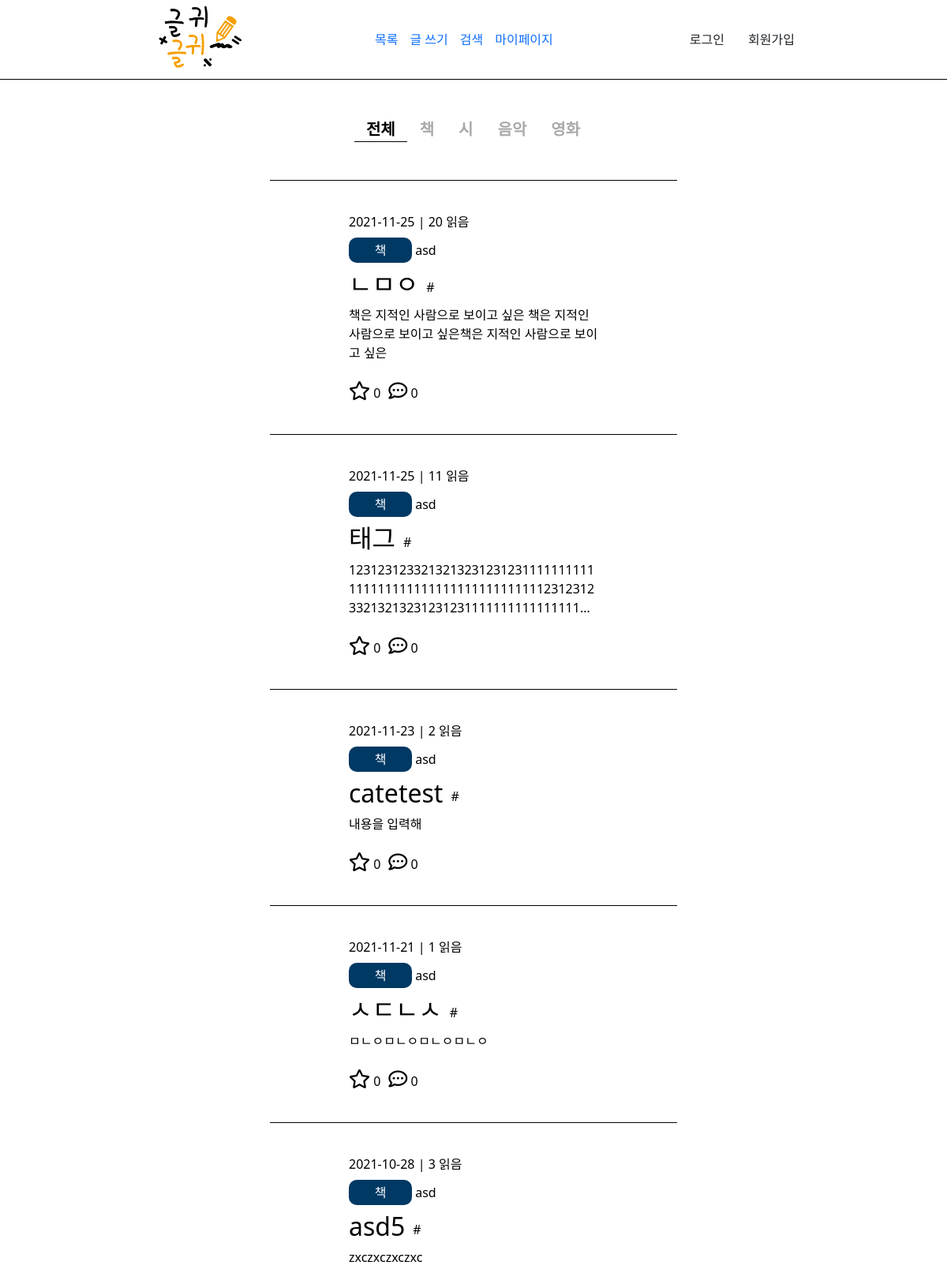
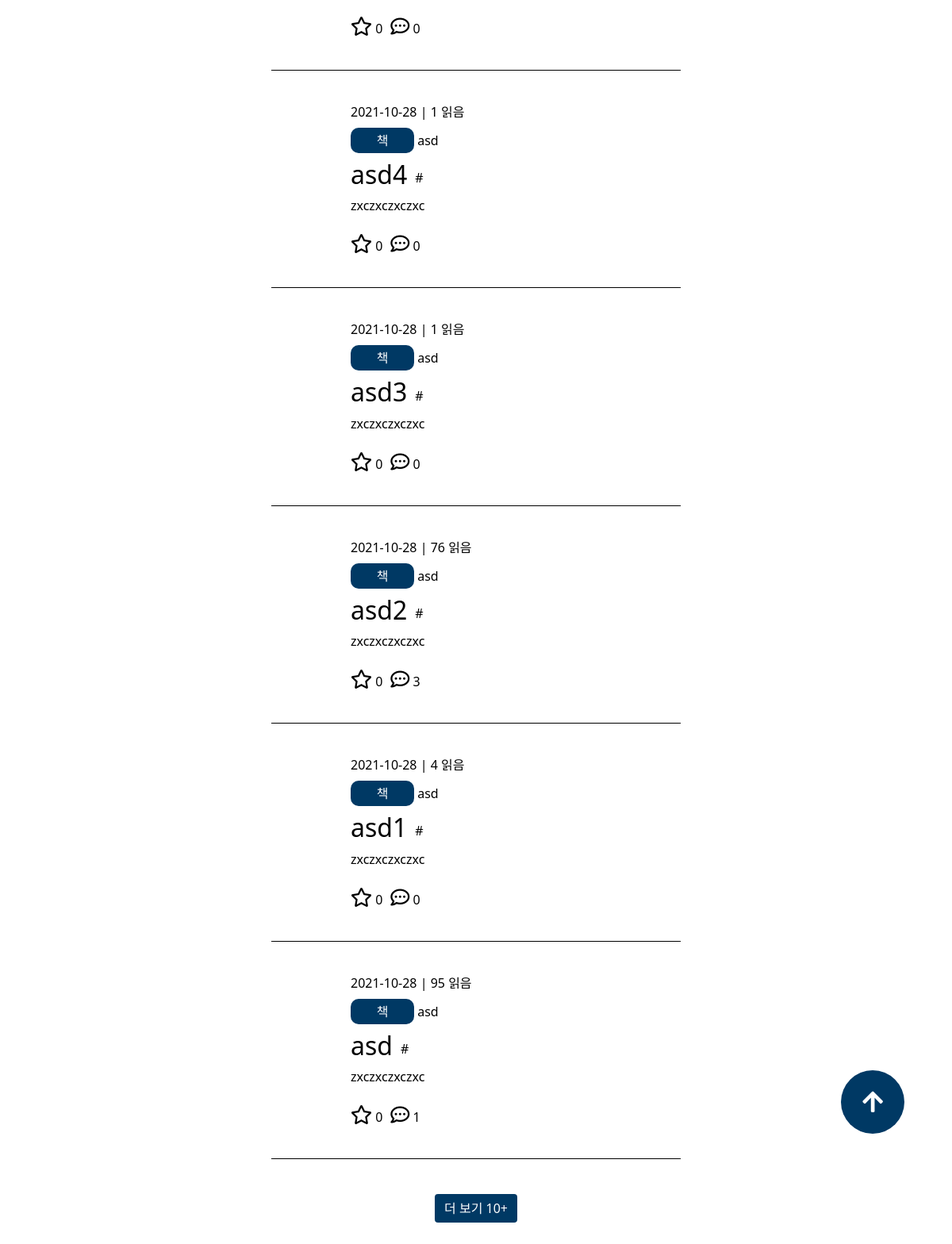
The app's page /list, older data (2 pictures, top to bottom).
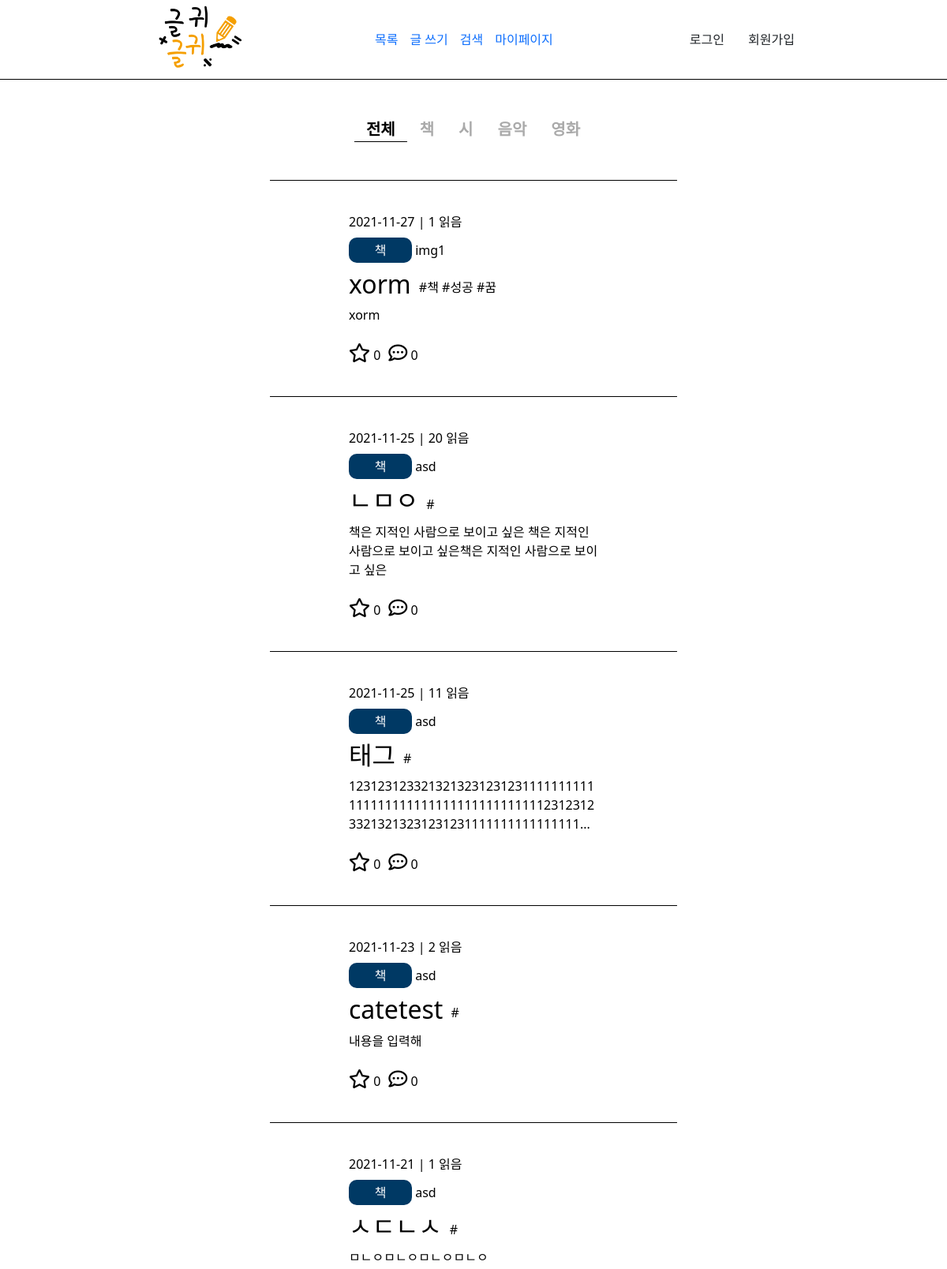
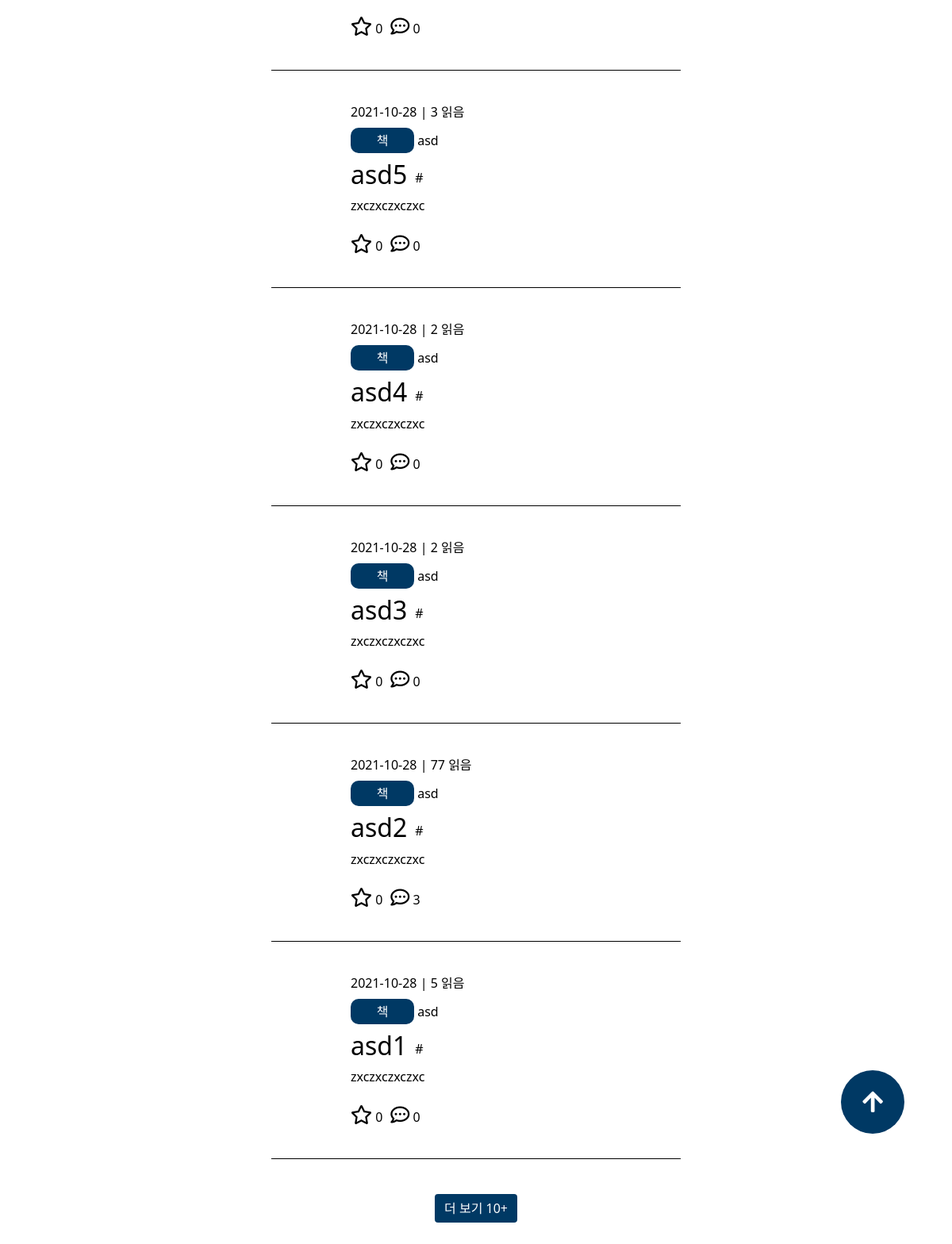
The same page, newer data (2 pictures, top to bottom).
### tables this page shows
CREATE TABLE `list` (
  `id` int(11) NOT NULL,
  `title` varchar(100) NOT NULL,
  `content` varchar(400) NOT NULL,
  `copy` varchar(50) NOT NULL,
  `cate` varchar(100) NOT NULL,
  `tag` varchar(200) DEFAULT NULL,
  `writer` varchar(50) NOT NULL,
  `writedate` datetime NOT NULL DEFAULT current_timestamp(),
  `viewcnt` int(10) NOT NULL DEFAULT 0,
  `sug` int(10) NOT NULL DEFAULT 0,
  `recnt` int(10) NOT NULL DEFAULT 0
);

### src/helper.php (called while the page is built, shortened)
<?php
    function view($page, $list = [], $list1 = [], $list2 = []) {
        require VIEW."/header.php";
        require VIEW."/$page.php";
        exit;
    }

### src/Controller/ViewController.php (called while the page is built, shortened)
<?php
    class ViewController {
        static function list() {
            $list = DB::fetchAll("SELECT * FROM list ORDER BY id DESC LIMIT 0, 10");
            view('list', $list);
        }
    }

### src/web.php (called while the page is built, shortened)
<?php
    Route::start();

### public/index.php (called while the page is built, shortened)
<?php
    require SRC."/helper.php";
    require SRC."/web.php";

### src/App/DB.php (called while the page is built, shortened)
<?php
    class DB {
        static $db = null;
        static function getDB() {
            if(self::$db == null) {
                self::$db = new \PDO("mysql:host=localhost; dbname=geulgwi; charset=utf8mb4", "root", "", [
                    19=>5,
                    3=>2
                ]);
            }
            return self::$db;
        }
        static function query($sql, $data = []) {
            $q = self::getDB()->prepare($sql, $data);
            $q->execute($data);
            return $q;
        }
        static function fetchAll($sql, $data = []) {
            return self::query($sql, $data)->fetchAll();
        }
    }

### src/View/list.php (the view, shortened to what the changed rows need)
    <header>
        <div class="box">
            <div class="logo">
                <a href="/"><img src="./resource/img/logo.png" alt="로고" title="로고"></a>
            </div>
            <nav>
                <ul style="margin: 0; padding: 0;">
                    <li><a href="/list">목록</a></li>
                    <li><a href="/write">글 쓰기</a></li>
                    <li><a href="/search">검색</a></li>
                    <li><a href="/mypage">마이페이지</a></li>
                </ul>
            </nav>
            <div class="ect">
                <?php if(isset($_SESSION['user'])) : ?>
                    <a href="/logout" class="btn logout">로그아웃</a>
                    <a href="/mypage" class="btn"><?= $_SESSION['user']->id ?></a>
                <?php else : ?>
                    <a href="/login" class="btn login">로그인</a>
                    <a href="/register" class="btn register">회원가입</a>
                <?php endif; ?>
            </div>
        </div>
    </header>
    <section>
        <div class="container" id="list">
            <div class="cate my-5">
                <div class="cates act">전체</div>
                <div class="cates">책</div>
                <div class="cates">시</div>
                <div class="cates">음악</div>
                <div class="cates">영화</div>
            </div>
            <div class="list mb-5">
                <?php foreach($list as $item) : ?>
                    <div class="item">
                        <a href="/view?id=<?= $item->id ?>" target="_blank">
                            <div class="info">
                                <?= explode(" ", $item->writedate)[0] ?> | <?= $item->viewcnt ?> 읽음
                            </div>
                            <div class="cateinfo my-2">
                                <span class="pan"><?= $item->cate ?></span> <?= $item->writer ?>
                            </div>
                            <div style="display:flex; align-items:center;">
                                <h2 style="margin-right:10px"><?= $item->title ?></h2>
                                <?php
                                    $arr = explode(",", preg_replace("/\s+/","",$item->tag));
                                    foreach($arr as $a) {
                                        echo "#".$a." ";
                                    }
                                ?>
                            </div>
                            <p style="word-break:break-all;">
                                <?php
                                    echo mb_strlen($item->content, "UTF-8") > 100 ? substr($item->content, 0, 100)."..." : $item->content;
                                ?>
                            </p>
                            <div class="jab mt-4">
                                <div class="good">
                                    <i style="font-size:24px;" class="far fa-star"></i>
                                    <?= $item->sug ?>
                                </div>
                                <div class="coment" style="margin-left:10px;">
                                    <i style="font-size:24px;" class="far fa-comment-dots"></i>
                                    <?= $item->recnt ?>
                                </div>
                            </div>
                        </a>
                    </div>
                <?php endforeach; ?>
            </div>
            <button class="btn btn-primary more mb-5">더 보기 10+</button>
            <div class="upbtn"><i class="fas fa-arrow-up"></i></div>
        </div>
    </section>
</body>
</html>

### src/App/Route.php (shortened to what the changed rows need)
<?php
    class Route {
        static $pages = [];
        static function __callStatic($name, $arg) {
            if(strtolower($_SERVER['REQUEST_METHOD']) == $name) {
                self::$pages[] = $arg;
            }
        }
        static function start() {
            $url = explode("?", $_SERVER['REQUEST_URI'])[0];
            foreach(self::$pages as $page) {
                if($url == $page[0]) {
                    $action = explode("@", $page[1]);
                    $con = new $conName();
                    $con->{$action[1]}();
                    exit;
                }
            }
        }
    }

Row changes from the older to the newer data that the page shows:
no longer on this page (row edited): list: writedate "2021-10-28", viewcnt "95", cate "책", writer "asd", title "asd", content "zxczxczxczxc", sug "0", recnt "1"
added list: writedate "2021-11-27", viewcnt "1", cate "책", writer "img1", title "xorm", tag "책", tag "성공", tag "꿈", content "xorm", sug "0", recnt "0"
changed list "asd4": viewcnt "1" → "2"
changed list "asd3": viewcnt "1" → "2"
changed list "asd2": viewcnt "76" → "77"
changed list "asd1": viewcnt "4" → "5"
